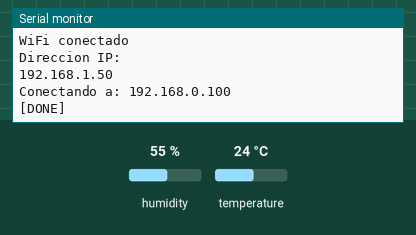
Simulated run of this sketch. Board: ESP32. Shown: the last lines printed to the serial monitor. Inputs (shaded band) come from the test bench; at power-on: temperature 24 °C, humidity 55 %. WiFi joins after 1.5 s; servers stay silent unless stated; random numbers use the default seed unless the sketch sets one; no MQTT or app messages arrive unless stated.

Above: at 5.2 s.
5.3 s: temperature set to 12 °C
At 9.9 s:
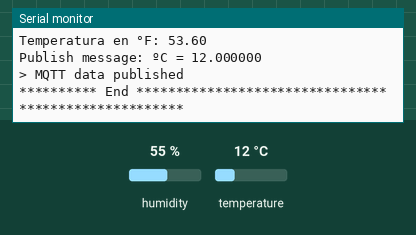
12.8 s: temperature set to 19 °C
At 15.0 s:
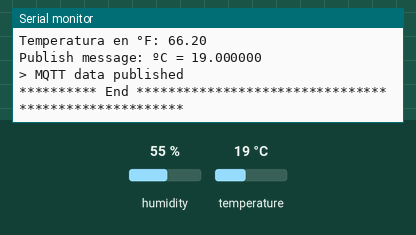

The sketch:

temperatura_mqtt.ino
```cpp
#include "DHT.h"
//Bibliotecas
#include <WiFi.h>  // Biblioteca para el control de WiFi
#include <PubSubClient.h> //Biblioteca para conexion MQTT

#define DHTPIN 12

#define DHTTYPE DHT11

//Datos de WiFi
const char* ssid = "*******";  // Aquí debes poner el nombre de tu red
const char* password = "*****";  // Aquí debes poner la contraseña de tu red
const char* pubTopic = "t/oficina";


DHT dht(DHTPIN, DHTTYPE);

//Datos del broker MQTT
const char* mqtt_server = "192.168.0.100"; // Si estas en una red local, coloca la IP asignada, en caso contrario, coloca la IP publica
IPAddress server(192,168,0,100);

// Objetos
WiFiClient espClient; // Este objeto maneja los datos de conexion WiFi
PubSubClient client(espClient); // Este objeto maneja los datos de conexion al broker

// Variables
unsigned long timeLast; // Variables de control de tiempo no bloqueante
int wait = 5000;  // Indica la espera cada 5 segundos para envío de mensajes MQTT

void setup() {
  Serial.begin(115200);
  Serial.println(F("Prueba de coenxion"));

  dht.begin();

   Serial.println();
  Serial.println();
  Serial.print("Conectar a ");
  Serial.println(ssid);

  WiFi.begin(ssid, password); // Esta es la función que realiz la conexión a WiFi

  while (WiFi.status() != WL_CONNECTED) { // Este bucle espera a que se realice la conexión    digitalWrite (statusLedPin, HIGH);
    delay(500); //dado que es de suma importancia esperar a la conexión, debe usarse espera bloqueante
    Serial.print(".");  // Indicador de progreso
    delay (5);
  }

  // Cuando se haya logrado la conexión, el programa avanzará, por lo tanto, puede informarse lo siguiente
  Serial.println();
  Serial.println("WiFi conectado");
  Serial.println("Direccion IP: ");
  Serial.println(WiFi.localIP());

  delay (1000); // Esta espera es solo una formalidad antes de iniciar la comunicación con el broker

  // Conexión con el broker MQTT
  client.setServer(server, 1883); // Conectarse a la IP del broker en el puerto indicado
  //client.setCallback(callback); // Activar función de CallBack, permite recibir mensajes MQTT y ejecutar funciones a partir de ellos
  delay(1500);  // Esta espera es preventiva, espera a la conexión para no perder información

  timeLast = millis (); // Inicia el control de tiempo
}

void loop() {

  //delay(2000);

  //Verificar siempre que haya conexión al broker
  if (!client.connected()) {
    reconnect();  // En caso de que no haya conexión, ejecutar la función de reconexión, definida despues del void setup ()
  }// fin del if (!client.connected())
  client.loop(); // Esta función es muy importante, ejecuta de manera no bloqueante las funciones necesarias para la comunicación con el broker

  if (millis() - timeLast > wait) {
      float t = dht.readTemperature();
      float f = dht.readTemperature(true);

      if ( isnan(t) || isnan(f)) {
        Serial.println(F("No hay conexion"));
        return;
      } else {
        Serial.print(F("Temperatura en °C: "));
        Serial.println(t);
        Serial.print(F("Temperatura en °F: "));
        Serial.println(f);


        char mqtt_payload[30] = "";
        snprintf (mqtt_payload, 30, "ºC = %lf", t);
        Serial.print("Publish message: ");
        Serial.println(mqtt_payload);
        client.publish(pubTopic, mqtt_payload);
        Serial.println("> MQTT data published");
        Serial.print("********** End ");
        Serial.println("*****************************************************");
        //delay(2000);
        timeLast = millis(); // Actualización de seguimiento de tiempo
        }
    }
}

// Función para reconectarse
void reconnect() {
  //Creamos un loop en donde intentamos hacer la conexión
    while(!client.connected()) {
        Serial.print("Conectando a: ");
        Serial.println(mqtt_server);
        //Creamos una nueva cadena de conexión para el servidor
        //e intentamos realizar la conexión nueva
        //si requiere usuario y contraseña la enviamos connect(clientId, username, password)
        String clientId = "ESP8266Client-" + String(random(0xffff), HEX);
        if(client.connect(clientId.c_str())) {
            Serial.println("[DONE]");
        } else {
            Serial.print( "[FAILED] [ rc = " );
            Serial.print( client.state() );
            Serial.println( " : retrying in 5 seconds]" );
            delay( 5000 );
        }
    }
}// fin de void reconnect(
```

Measured:
- after the input at 5.3 s, the serial monitor: prints a new line after 3.7 s (image 1)
- after the input at 12.8 s, the serial monitor: prints a new line after 1.3 s (image 2)
